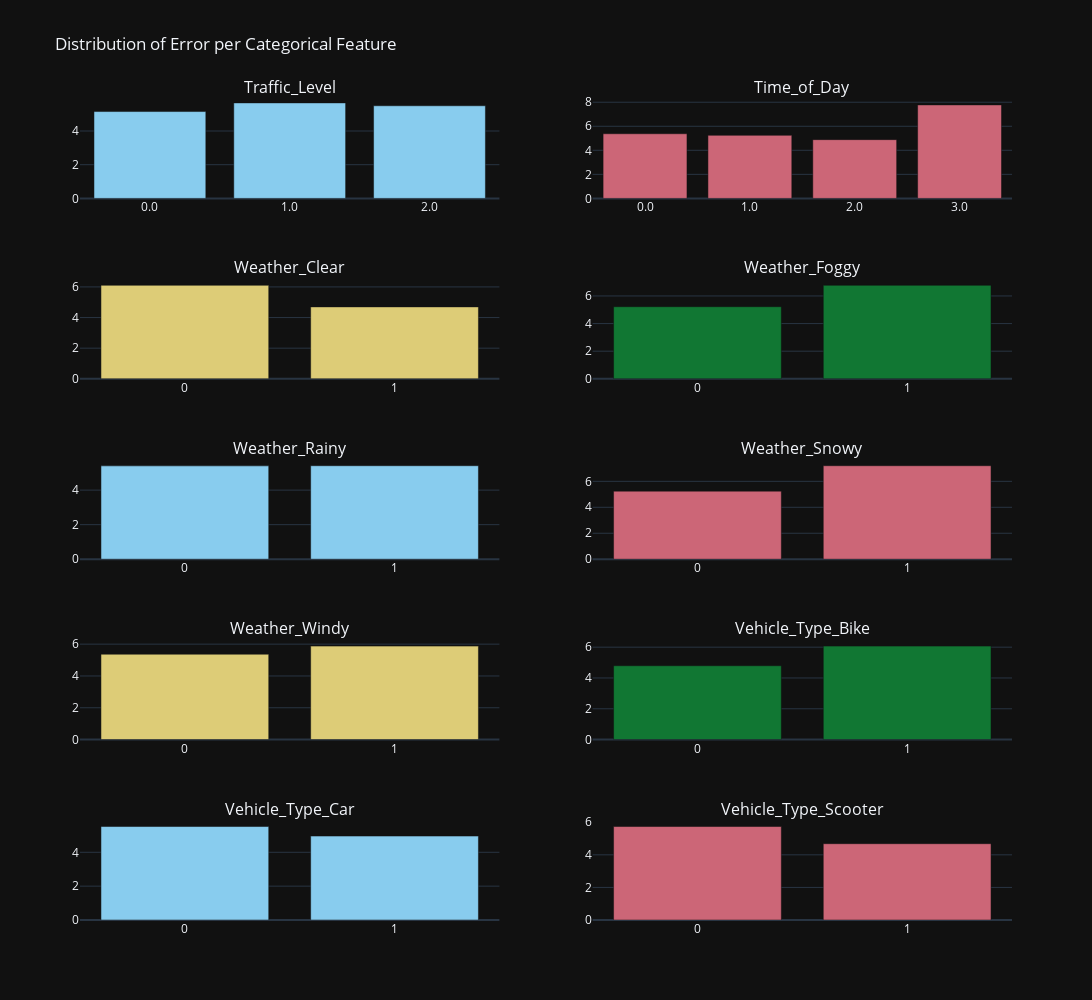

The code cell stored with this chart in its notebook:
### Code cell
fig_error_categ = make_subplots(
    rows = len(categorical_features) // 2,
    cols = 2,
    subplot_titles = categorical_features
).update_layout(
    title_text = 'Distribution of Error per Categorical Feature',
    showlegend = False,
    xaxis={'categoryorder': 'category ascending'},
    template = 'plotly_dark',
    width = 1100,
    height = 200 * len(categorical_features) // 2,
)

for i in range(len(categorical_features)):

    col_name = categorical_features[i]    

    pivot = pd.pivot_table(
        X_test,
        index = col_name,
        values = 'Error',
        observed = False
    ).reset_index()

    pivot[col_name] = pivot[col_name].astype(str)
    
    fig_error_categ.add_trace(
        go.Bar(
            x = pivot.loc[:,col_name],
            y = pivot.loc[:,'Error'],
            name = col_name,
            marker_color = px.colors.qualitative.Safe[i % 4]
        ),
        row = (i // 2) + 1,
        col = (i % 2) + 1,
    ).update_layout(
        yaxis_range = [0, pivot['Error'].max() + 0.1]
    )
fig_error_categ.show()

### Figure 1 — Plotly figure (JSON) as saved in the notebook; plotly's stock layout.template omitted (floating-point values rounded to 4 significant figures)
{"data": [{"marker": {"color": "rgb(136, 204, 238)"}, "name": "Traffic_Level", "type": "bar", "x": ["0.0", "1.0", "2.0"], "xaxis": "x", "y": [5.153, 5.666, 5.496], "yaxis": "y"}, {"marker": {"color": "rgb(204, 102, 119)"}, "name": "Time_of_Day", "type": "bar", "x": ["0.0", "1.0", "2.0", "3.0"], "xaxis": "x2", "y": [5.377, 5.245, 4.887, 7.776], "yaxis": "y2"}, {"marker": {"color": "rgb(221, 204, 119)"}, "name": "Weather_Clear", "type": "bar", "x": ["0", "1"], "xaxis": "x3", "y": [6.104, 4.696], "yaxis": "y3"}, {"marker": {"color": "rgb(17, 119, 51)"}, "name": "Weather_Foggy", "type": "bar", "x": ["0", "1"], "xaxis": "x4", "y": [5.221, 6.77], "yaxis": "y4"}, {"marker": {"color": "rgb(136, 204, 238)"}, "name": "Weather_Rainy", "type": "bar", "x": ["0", "1"], "xaxis": "x5", "y": [5.407, 5.414], "yaxis": "y5"}, {"marker": {"color": "rgb(204, 102, 119)"}, "name": "Weather_Snowy", "type": "bar", "x": ["0", "1"], "xaxis": "x6", "y": [5.246, 7.204], "yaxis": "y6"}, {"marker": {"color": "rgb(221, 204, 119)"}, "name": "Weather_Windy", "type": "bar", "x": ["0", "1"], "xaxis": "x7", "y": [5.368, 5.876], "yaxis": "y7"}, {"marker": {"color": "rgb(17, 119, 51)"}, "name": "Vehicle_Type_Bike", "type": "bar", "x": ["0", "1"], "xaxis": "x8", "y": [4.792, 6.067], "yaxis": "y8"}, {"marker": {"color": "rgb(136, 204, 238)"}, "name": "Vehicle_Type_Car", "type": "bar", "x": ["0", "1"], "xaxis": "x9", "y": [5.523, 4.959], "yaxis": "y9"}, {"marker": {"color": "rgb(204, 102, 119)"}, "name": "Vehicle_Type_Scooter", "type": "bar", "x": ["0", "1"], "xaxis": "x10", "y": [5.739, 4.684], "yaxis": "y10"}], "layout": {"annotations": [{"font": {"size": 16}, "showarrow": false, "text": "Traffic_Level", "x": 0.225, "xanchor": "center", "xref": "paper", "y": 1, "yanchor": "bottom", "yref": "paper"}, {"font": {"size": 16}, "showarrow": false, "text": "Time_of_Day", "x": 0.775, "xanchor": "center", "xref": "paper", "y": 1, "yanchor": "bottom", "yref": "paper"}, {"font": {"size": 16}, "showarrow": false, "text": "Weather_Clear", "x": 0.225, "xanchor": "center", "xref": "paper", "y": 0.78, "yanchor": "bottom", "yref": "paper"}, {"font": {"size": 16}, "showarrow": false, "text": "Weather_Foggy", "x": 0.775, "xanchor": "center", "xref": "paper", "y": 0.78, "yanchor": "bottom", "yref": "paper"}, {"font": {"size": 16}, "showarrow": false, "text": "Weather_Rainy", "x": 0.225, "xanchor": "center", "xref": "paper", "y": 0.56, "yanchor": "bottom", "yref": "paper"}, {"font": {"size": 16}, "showarrow": false, "text": "Weather_Snowy", "x": 0.775, "xanchor": "center", "xref": "paper", "y": 0.56, "yanchor": "bottom", "yref": "paper"}, {"font": {"size": 16}, "showarrow": false, "text": "Weather_Windy", "x": 0.225, "xanchor": "center", "xref": "paper", "y": 0.34, "yanchor": "bottom", "yref": "paper"}, {"font": {"size": 16}, "showarrow": false, "text": "Vehicle_Type_Bike", "x": 0.775, "xanchor": "center", "xref": "paper", "y": 0.34, "yanchor": "bottom", "yref": "paper"}, {"font": {"size": 16}, "showarrow": false, "text": "Vehicle_Type_Car", "x": 0.225, "xanchor": "center", "xref": "paper", "y": 0.12, "yanchor": "bottom", "yref": "paper"}, {"font": {"size": 16}, "showarrow": false, "text": "Vehicle_Type_Scooter", "x": 0.775, "xanchor": "center", "xref": "paper", "y": 0.12, "yanchor": "bottom", "yref": "paper"}], "height": 1000, "showlegend": false, "title": {"text": "Distribution of Error per Categorical Feature"}, "width": 1100, "xaxis": {"anchor": "y", "categoryorder": "category ascending", "domain": [0, 0.45]}, "xaxis10": {"anchor": "y10", "domain": [0.55, 1]}, "xaxis2": {"anchor": "y2", "domain": [0.55, 1]}, "xaxis3": {"anchor": "y3", "domain": [0, 0.45]}, "xaxis4": {"anchor": "y4", "domain": [0.55, 1]}, "xaxis5": {"anchor": "y5", "domain": [0, 0.45]}, "xaxis6": {"anchor": "y6", "domain": [0.55, 1]}, "xaxis7": {"anchor": "y7", "domain": [0, 0.45]}, "xaxis8": {"anchor": "y8", "domain": [0.55, 1]}, "xaxis9": {"anchor": "y9", "domain": [0, 0.45]}, "yaxis": {"anchor": "x", "domain": [0.88, 1], "range": [0, 5.839]}, "yaxis10": {"anchor": "x10", "domain": [0, 0.12]}, "yaxis2": {"anchor": "x2", "domain": [0.88, 1]}, "yaxis3": {"anchor": "x3", "domain": [0.66, 0.78]}, "yaxis4": {"anchor": "x4", "domain": [0.66, 0.78]}, "yaxis5": {"anchor": "x5", "domain": [0.44, 0.56]}, "yaxis6": {"anchor": "x6", "domain": [0.44, 0.56]}, "yaxis7": {"anchor": "x7", "domain": [0.22, 0.34]}, "yaxis8": {"anchor": "x8", "domain": [0.22, 0.34]}, "yaxis9": {"anchor": "x9", "domain": [0, 0.12]}}}
